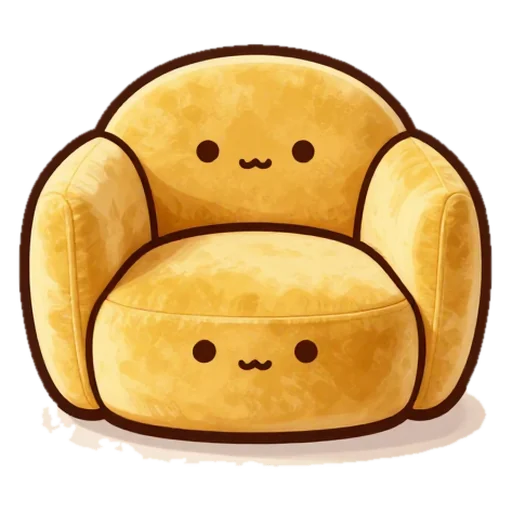
#> input picture web/cafe/armchair-1.webp, 512 x 512 px
$ python -i gen.py   (imports and definitions only)
#> lines starting #> are read from the running program, lines starting #| are printed output that depends on the picture
"""Kavana icon, round 2, take C: the night window. python3 gen.py <round>

The end of a focus block: the sky in the round window has gone to night, a few stars, and Miso on
the sill seen from behind, bigger than in round 1. Drafts go to drafts/, finals to this folder.
"""
import math, os, sys
sys.path.insert(0, "/srv/dev/daf/design/icon")
import kit

HERE = "/srv/dev/kavana/design/icon/r2/C/"
DRAFTS = HERE + "drafts/"
# [1 line not run here, left out]

WALL = ("#FDF5E8", "#F5E4CB")
FRAME = "#FFF8EE"
SILL_SHADE = "#E6CFAC"
MISO = "#EEA45C"
STAR = "#FFF1CF"


# ---------- the cat: one path, mirrored halves (from round 1's window, gen.py v9) ----------
# [8 lines left out: function _segs, not called in this run]

def _mir(segs):
    f = lambda p: (-p[0], p[1])
    return [tuple(f(p) for p in s) for s in segs]

def _rev(segs):
    return [(s[3], s[2], s[1], s[0]) for s in reversed(segs)]

# [13 lines left out: functions _tf, _d, not called in this run]

BODY = [
    ("L", (104, 0)),
    ((136, 0), (150, -30), (144, -68)),       # haunch
    ((139, -100), (116, -120), (102, -142)),  # top of the haunch, curving in
    ((92, -158), (82, -180), (78, -204)),     # back up to the neck
]
HEAD_V9 = [
    ((76, -216), (90, -232), (94, -256)),     # the neck curving out into the cheek
    ((97, -278), (92, -296), (87, -306)),     # the skull curving in to the ear
    ((81, -318), (71, -352), (63, -375)),     # back of the ear
    ((60, -384), (52, -385), (47, -379)),     # ear tip, rounded
    ((39, -364), (30, -348), (21, -337)),     # ear, inner edge
    ((14, -340), (7, -341), (0, -341)),       # crown
]

# [14 lines left out: function cat_path, not called in this run]


# ---------- stars: slim four-point sparkles and dots ----------
def sparkle(x, y, R, waist=0.16, rot=0):
#> called with x = 330, y = 300, R = 26, waist = 0.16, rot = 0
    w = R * waist
    pts = [(0, -R), (R, 0), (0, R), (-R, 0)]
    d = f"M{x:.1f},{y - R:.1f} "
    for i in range(4):
        a, b = pts[i], pts[(i + 1) % 4]
        cx, cy = (a[0] + b[0]) * waist, (a[1] + b[1]) * waist
        d += f"Q{x + cx:.1f},{y + cy:.1f} {x + b[0]:.1f},{y + b[1]:.1f} "
    t = f' transform="rotate({rot} {x} {y})"' if rot else ""
    return f'<path d="{d}Z"{t}/>'

def dot(x, y, r):
    return f'<circle cx="{x}" cy="{y}" r="{r}"/>'


# ---------- the big icon ----------
# [81 lines left out: functions big, build, zoom, not called in this run]

def grey(png, out, size=360):
#> called with png = '../../../../web/cafe/armchair-1.webp', out = 'out.png', size = 360
    from PIL import Image, ImageOps
    im = Image.open(png).convert("RGBA")
#> im is the input picture: PIL image 512x512 RGBA; mean R, G, B, A 137.6, 106.3, 55, 159.5
    b = Image.new("RGBA", im.size, (255, 255, 255, 255)); b.alpha_composite(im)
#> after `b = Image.new('RGBA', im.size, (255, 255, 255, 255))`: b: PIL image 512x512 RGBA; every value is 255
    c = b.convert("RGB").resize((size, size), Image.LANCZOS)
    g = ImageOps.grayscale(c).convert("RGB")
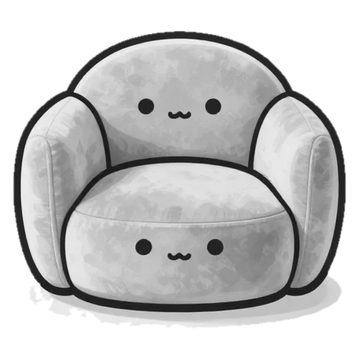
#> g: PIL image 360x360 RGB; min 18, max 255, mean 199
    s = Image.new("RGB", (size * 2 + 30, size + 20), (255, 255, 255))
#> s: PIL image 750x380 RGB; every value is 255
    s.paste(c, (10, 10)); s.paste(g, (size + 20, 10))
#> after `s.paste(c, (10, 10))`:
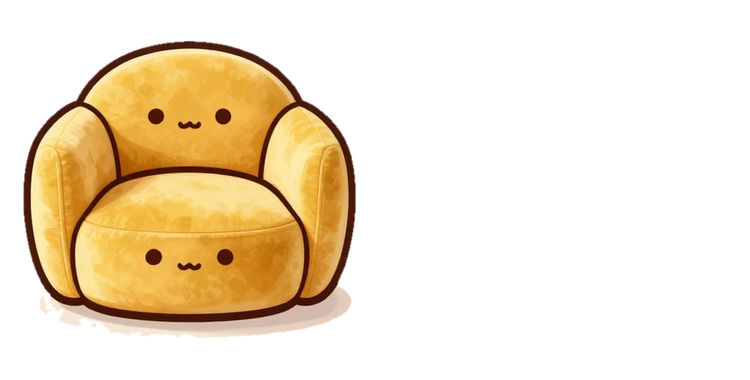
#> s: PIL image 750x380 RGB; mean R, G, B 242.1, 228, 204.8
#> after `s.paste(g, (size + 20, 10))`:
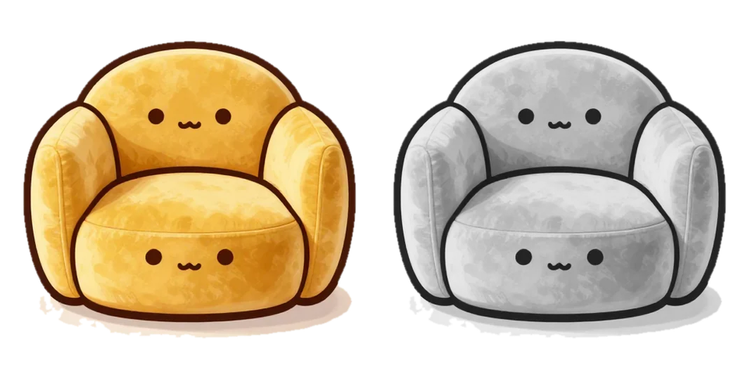
#> s: PIL image 750x380 RGB; mean R, G, B 216.6, 202.5, 179.3
    s.save(out)

# [24 lines left out: function dock, not called in this run]


STARS_A = [sparkle(330, 300, 26), sparkle(700, 268, 18), dot(612, 214, 6), dot(290, 452, 5), sparkle(742, 420, 12)]

# [15 lines not run here, left out]


# ---------- round 2: sky colour, calmer stars, a frame edge, a contact shadow under the cat ----------
STARS_B = [sparkle(334, 312, 20, waist=0.2), sparkle(706, 292, 13, waist=0.2), dot(630, 232, 5), dot(292, 470, 4.5),
           dot(748, 436, 6)]
SHADOW = '<ellipse cx="0" cy="6" rx="150" ry="9" fill="#D9BE96" opacity=".7"/>'

# [12 lines not run here, left out]


# ---------- round 3: the cat bigger again; shadow under the cat; a shorter tail ----------
SHADOW3 = '<ellipse cx="0" cy="3" rx="158" ry="8" fill="#DCC29C"/>'
THREE = (("0", "#1B2350"), ("0.55", "#25386A"), ("1", "#2C5C6F"))
TAIL_SHORT = "M28,-4 C32,30 20,60 26,88 C31,106 50,114 70,108"

# [4 lines left out: function stars_for, not called in this run]

# [11 lines not run here, left out]


# ---------- round 4: between v3a and v3c (room above the ears), softer shadow, stars kept clear of the ears, tabby stripes ----------
SHADOW4 = '<ellipse cx="0" cy="2" rx="156" ry="6" fill="#E3CDA8"/>'
STARS4 = [sparkle(328, 302, 22, waist=0.2), sparkle(706, 266, 13, waist=0.2), dot(282, 470, 4.5), dot(748, 418, 6), dot(636, 214, 4)]

# [4 lines left out: function stripes, not called in this run]

# [11 lines not run here, left out]


# ---------- the small drawing, for 16 and 32 px: the window fills the tile, the cat is chunkier and bigger ----------
BODY_S = [
    ("L", (150, 0)),
    ((196, 0), (214, -40), (206, -90)),       # haunch
    ((200, -132), (170, -168), (146, -196)),  # top of the haunch, curving in
    ((132, -214), (122, -232), (120, -250)),  # up to the neck
]
HEAD_S = [
    ((118, -262), (158, -282), (162, -330)),  # the neck out into the cheek
    ((165, -364), (158, -388), (150, -402)),  # the skull to the ear
    ((140, -430), (128, -478), (120, -512)),  # back of the ear
    ((117, -524), (106, -526), (99, -518)),   # ear tip
    ((84, -496), (68, -466), (52, -440)),     # ear, inner edge
    ((36, -444), (16, -446), (0, -446)),      # crown
]

# [25 lines left out: function small, not called in this run]

# [9 lines not run here, left out]


# ---------- small, round 2: taller ears, a deeper dip between them, the head a touch bigger; sill snapped to the 16 px grid ----------
HEAD_S2 = [
    ((118, -262), (164, -282), (168, -332)),  # the neck out into the cheek
    ((171, -366), (164, -390), (156, -404)),  # the skull to the ear
    ((146, -436), (134, -494), (126, -536)),  # back of the ear
    ((123, -548), (112, -550), (105, -542)),  # ear tip
    ((88, -514), (72, -476), (56, -432)),     # ear, inner edge
    ((40, -424), (18, -422), (0, -422)),      # crown
]
HEAD_S3 = [   # ears set a little wider apart, straighter outer edge
    ((118, -262), (166, -282), (170, -332)),
    ((173, -366), (168, -392), (162, -408)),
    ((156, -440), (150, -500), (146, -540)),  # back of the ear, nearly upright
    ((144, -552), (133, -555), (126, -546)),  # ear tip
    ((104, -516), (84, -474), (64, -434)),    # ear, inner edge
    ((44, -424), (20, -422), (0, -422)),
]

# [9 lines not run here, left out]


# ---------- round 5: a touch more wall around the window; small drawing with a domed crown between leaning ears ----------
HEAD_S4 = [
    ((118, -262), (166, -282), (170, -332)),  # the neck out into the cheek
    ((173, -366), (166, -390), (158, -404)),  # the skull to the ear
    ((150, -436), (140, -496), (134, -536)),  # back of the ear, leaning in a little
    ((131, -548), (120, -551), (113, -543)),  # ear tip
    ((94, -514), (76, -476), (60, -440)),     # ear, inner edge
    ((40, -446), (20, -448), (0, -448)),      # crown, domed
]

def stars5(cy, r):
    return [sparkle(512 - 0.61 * r, cy - 0.55 * r, 21, waist=0.2), sparkle(512 + 0.64 * r, cy - 0.66 * r, 12.5, waist=0.2),
            dot(512 - 0.77 * r, cy + 0.0 * r, 4.5), dot(512 + 0.79 * r, cy - 0.18 * r, 5.5), dot(512 + 0.42 * r, cy - 0.85 * r, 4)]

# [27 lines not run here, left out]


# ---------- round 7: the neck again, the shoulder arriving straight up so the cheek grows out of it in one bend ----------
BODY7 = [
    ("L", (104, 0)),
    ((136, 0), (150, -30), (144, -68)),       # haunch
    ((139, -100), (116, -120), (102, -142)),  # top of the haunch, curving in
    ((92, -156), (84, -184), (84, -206)),     # up to the neck, arriving straight up
]
HEAD7 = [
    ((76, -216), (88, -238), (94, -258)),     # the neck curving out into the cheek
    ((97, -278), (92, -296), (87, -306)),
    ((81, -318), (71, -352), (63, -375)),
    ((60, -384), (52, -385), (47, -379)),
    ((39, -364), (30, -348), (21, -337)),
    ((14, -340), (7, -341), (0, -341)),
]

# [11 lines not run here, left out]


# ---------- round 8: the candidates together ----------
FUR = ("#F1AA62", "#EB9E55")
B8 = dict(stars=stars5(474, 296), under_cat=SHADOW4, frame_line="#E9D5B5", r=296, k=0.70, cy=474, frame=19, cat_scale=1.10,
          head_scale=1.25, tail=TAIL_SHORT, cat_grad=FUR)
S8 = dict(head=HEAD_S4, sill_y=704, cy=494, scale=0.9, sky=THREE, frame=14, r=364, frame_line="#E6CFAA")

# [12 lines not run here, left out]


# ---------- final: v8a and s8a written out as clean, commented SVGs ----------
# [53 lines left out: functions _sky_defs, final_svg, final_small, not called in this run]


# [11 lines not run here, left out]

>>> result = grey('../../../../web/cafe/armchair-1.webp', 'out.png')

$ run again, on web/cafe/batgarland-1.webp
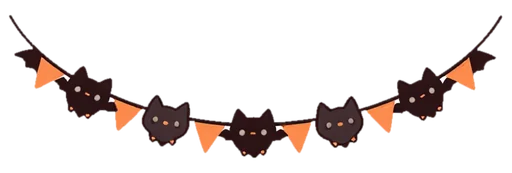
#> input picture web/cafe/batgarland-1.webp, 512 x 173 px
#> in grey, im is the input picture: PIL image 512x173 RGBA; mean R, G, B, A 24, 16.2, 14.1, 38.7
#> b: PIL image 512x173 RGBA; every value is 255
#> in grey, `g = ImageOps.grayscale(c).convert("RGB")`:
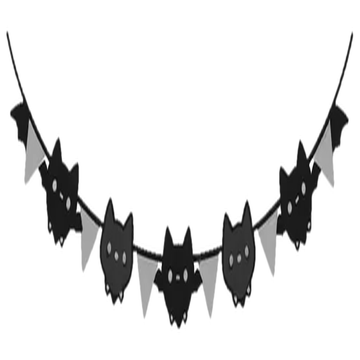
#> g: PIL image 360x360 RGB; min 1, max 255, mean 226.4
#> in grey, `s.paste(g, (size + 20, 10))`:
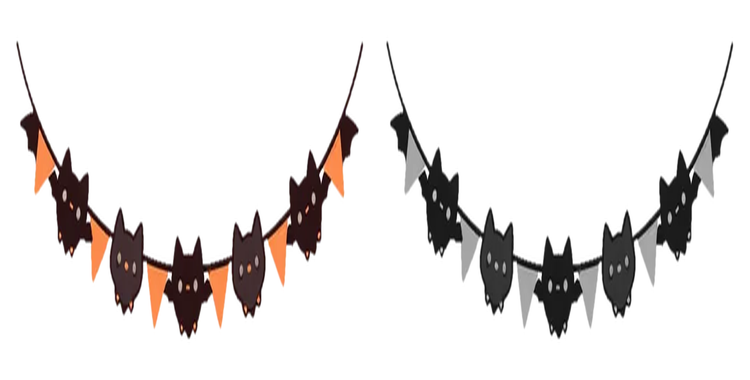
#> s: PIL image 750x380 RGB; mean R, G, B 231.1, 228.2, 227.4

$ run again, on web/cafe/bookshelf-1.webp
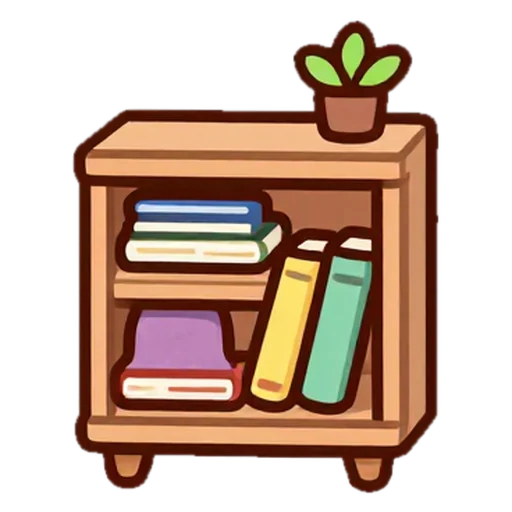
#> input picture web/cafe/bookshelf-1.webp, 512 x 512 px
#> in grey, im is the input picture: PIL image 512x512 RGBA; mean R, G, B, A 84.5, 60.5, 45.3, 128.5
#> b: PIL image 512x512 RGBA; every value is 255
#> in grey, `g = ImageOps.grayscale(c).convert("RGB")`:
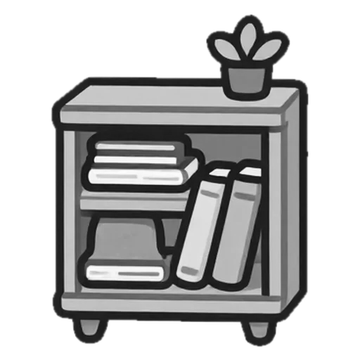
#> g: PIL image 360x360 RGB; min 13, max 255, mean 187
#> in grey, `s.paste(g, (size + 20, 10))`:
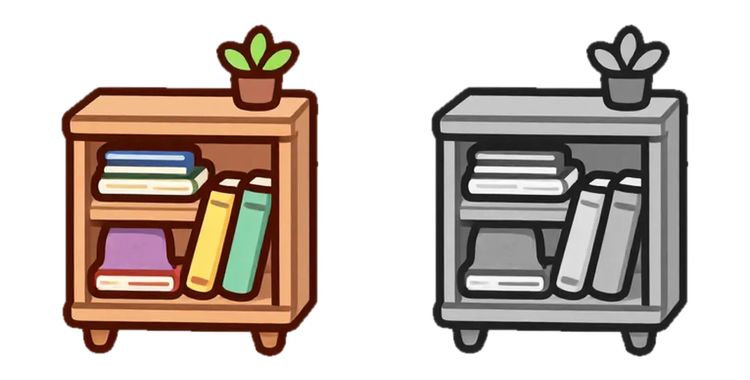
#> s: PIL image 750x380 RGB; mean R, G, B 201.4, 190.7, 183.9

$ run again, on web/cafe/bookshelf-back-1.webp
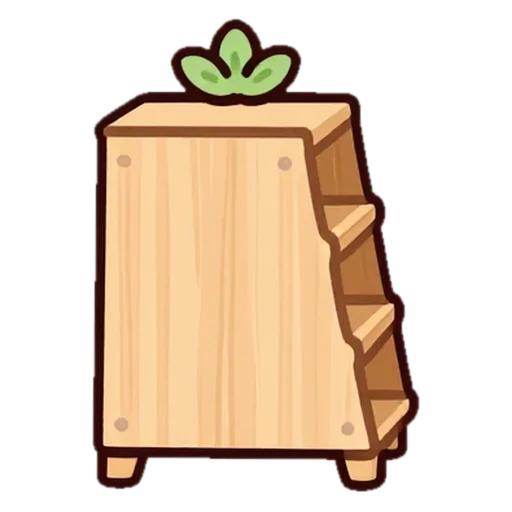
#> input picture web/cafe/bookshelf-back-1.webp, 512 x 512 px
#> in grey, im is the input picture: PIL image 512x512 RGBA; mean R, G, B, A 95.2, 76, 55.8, 113
#> b: PIL image 512x512 RGBA; every value is 255
#> in grey, `g = ImageOps.grayscale(c).convert("RGB")`:
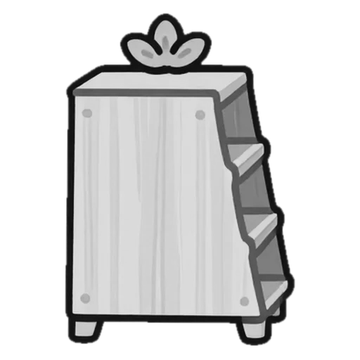
#> g: PIL image 360x360 RGB; min 6, max 255, mean 217.1
#> in grey, `s.paste(g, (size + 20, 10))`:
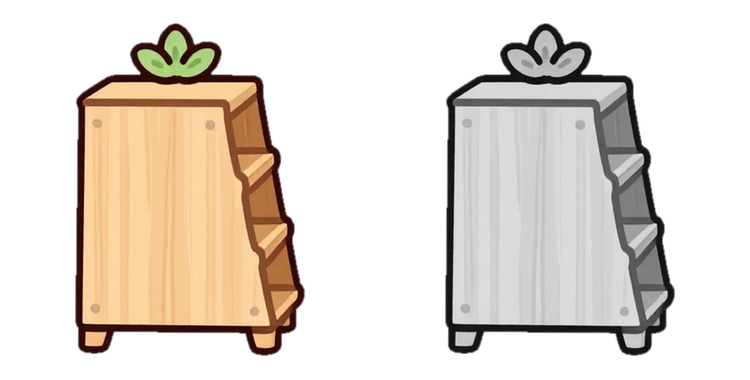
#> s: PIL image 750x380 RGB; mean R, G, B 227.6, 219, 209.9
